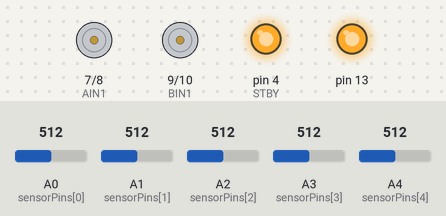
Bench run of a sketch on a simulated Arduino Uno, built with avr-gcc and run on an emulated ATmega328P. On the bench: motor-driver pin pairs drawn as motors (green arrow = first pin HIGH = forward, orange = second pin HIGH = backward, longer = more drive, scaled by the enable pin, stopped while the standby pin is LOW), output pins drawn as LEDs (lit = HIGH). The test bench sets the inputs (shaded band); at power-on: A0 (sensorPins[0]) = 512, A1 (sensorPins[1]) = 512, A2 (sensorPins[2]) = 512, A3 (sensorPins[3]) = 512, A4 (sensorPins[4]) = 512.

Above: at 0.1 s.
At 4.1 s:
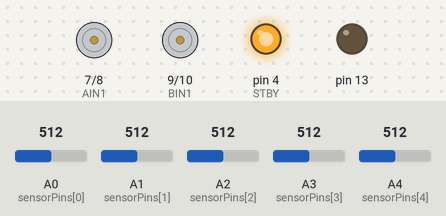
At 5.1 s:
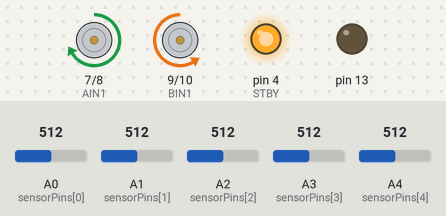
Timing chart, 0 to 6.6 s (numbered marks = the images above):
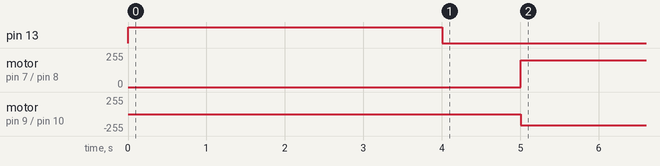

Measured:
- by itself, motor on pin 7 (AIN1) / pin 8 (AIN2): stopped → forward 200/255 at 5.0 s
- by itself, motor on pin 9 (BIN1) / pin 10 (BIN2): stopped → backward 170/255 at 5.0 s

The sketch:

pid_thuan.ino
```cpp
// --- KHAI BÁO CHÂN KẾT NỐI (Theo yêu cầu) ---
#define PWMA 5
#define AIN1 7
#define AIN2 8
#define PWMB 6
#define BIN1 9
#define BIN2 10
#define STBY 4

// Cảm biến từ Trái (0) qua Phải (4)
const int sensorPins[5] = {A0, A1, A2, A3, A4};

// --- CẤU HÌNH THÔNG SỐ PID & ĐỘNG CƠ ---
// Bạn hãy thay đổi các giá trị Kp, Ki, Kd dưới đây để xe chạy mượt nhất
float Kp = 0.15;  // Hệ số P: Phản ứng nhanh với lỗi (Quan trọng nhất)
float Ki = 0.00;  // Hệ số I: Cộng dồn lỗi (Thường để 0 với xe dò line đơn giản)
float Kd = 3.5;  // Hệ số D: Giảm rung lắc, dự đoán lỗi tương lai//2.5

// Tốc độ cơ bản
// Vì nguồn 13V khá mạnh, nên để BASE_SPEED thấp (khoảng 100-150)
int BASE_SPEED = 130; //100
int MAX_SPEED = 200;  // Giới hạn PWM (0-255)//180

// --- BIẾN TOÀN CỤC ---
int sensorMin[5] = {1023, 1023, 1023, 1023, 1023};
int sensorMax[5] = {0, 0, 0, 0, 0};
int sensorValues[5];
int lastError = 0;

void setup() {
  // Cấu hình chân Motor
  pinMode(PWMA, OUTPUT);
  pinMode(AIN1, OUTPUT);
  pinMode(AIN2, OUTPUT);
  pinMode(PWMB, OUTPUT);
  pinMode(BIN1, OUTPUT);
  pinMode(BIN2, OUTPUT);
  pinMode(STBY, OUTPUT);

  digitalWrite(STBY, HIGH); // Bật Driver TB6612FNG

  // Cấu hình chân Cảm biến
  for (int i = 0; i < 5; i++) {
    pinMode(sensorPins[i], INPUT);
  }

  // Đèn LED báo hiệu trạng thái
  pinMode(13, OUTPUT);

  // --- QUÁ TRÌNH CALIBRATION (CÂN CHỈNH) ---
  // Trong 4 giây này, hãy quét cảm biến qua lại vạch đen và nền trắng
  digitalWrite(13, HIGH); // Bật đèn báo bắt đầu calib
  unsigned long startTime = millis();
  while (millis() - startTime < 4000) {
    calibrateSensors();
  }
  digitalWrite(13, LOW); // Tắt đèn, bắt đầu chạy
  delay(1000); // Chờ 1s trước khi chạy
}

void loop() {
  // 1. Đọc vị trí line
  int position = readLine();

  // 2. Tính toán vị trí lỗi (Error)
  // Vị trí mong muốn là 2000 (giữa line).
  // Error = Vị trí hiện tại - Vị trí mong muốn
  int error = position - 2000;

  // 3. Tính toán PID
  int P = error;
  int I = I + error;
  int D = error - lastError;

  lastError = error; // Lưu lỗi hiện tại cho lần sau

  int motorSpeedAdjustment = (Kp * P) + (Ki * I) + (Kd * D);

  // 4. Điều khiển động cơ
  int leftSpeed = BASE_SPEED + motorSpeedAdjustment;
  int rightSpeed = BASE_SPEED - motorSpeedAdjustment;

  // Kẹp giá trị tốc độ trong khoảng cho phép
  leftSpeed = constrain(leftSpeed, -MAX_SPEED, MAX_SPEED);
  rightSpeed = constrain(rightSpeed, -MAX_SPEED, MAX_SPEED);

  setMotorSpeed(leftSpeed, rightSpeed);
}

// --- HÀM ĐỌC GIÁ TRỊ VÀ TÍNH TOÁN VỊ TRÍ ---
int readLine() {
  long weightedSum = 0;
  long sum = 0;
  bool onLine = false;

  for (int i = 0; i < 5; i++) {
    int val = analogRead(sensorPins[i]);

    // Map giá trị từ 0 đến 1000 dựa trên min/max đã calib
    // Nếu val < min -> 0, val > max -> 1000
    int calibratedVal = map(val, sensorMin[i], sensorMax[i], 0, 1000);
    calibratedVal = constrain(calibratedVal, 0, 1000);

    // Với line đen nền trắng, giá trị cao là đen.
    // Nếu cảm biến của bạn ngược lại (trắng cao, đen thấp), hãy đổi công thức map.
    // Giả sử: Đen (hấp thụ IR) -> Giá trị Analog cao (hoặc thấp tùy mạch).
    // Code này giả định giá trị càng CAO thì càng gần màu ĐEN.

    // Lọc nhiễu nhỏ
    if (calibratedVal > 200) onLine = true;

    sensorValues[i] = calibratedVal;

    // Tính trung bình trọng số:
    // Sensor 0: 0 * value
    // Sensor 1: 1000 * value
    // Sensor 2: 2000 * value (Giữa)
    // Sensor 3: 3000 * value
    // Sensor 4: 4000 * value
    weightedSum += (long)calibratedVal * (i * 1000);
    sum += calibratedVal;
  }

  // Xử lý trường hợp mất line hoàn toàn
  if (!onLine) {
    // Nếu lần cuối error < 0 (lệch trái) -> Giữ nguyên giá trị cực trái (0)
    // Nếu lần cuối error > 0 (lệch phải) -> Giữ nguyên giá trị cực phải (4000)
    if (lastError < 0) return 0;
    else return 4000;
  }

  // Trả về vị trí trung bình (0 đến 4000)
  return weightedSum / sum;
}

// --- HÀM CÂN CHỈNH CẢM BIẾN ---
void calibrateSensors() {
  for (int i = 0; i < 5; i++) {
    int val = analogRead(sensorPins[i]);
    if (val > sensorMax[i]) sensorMax[i] = val;
    if (val < sensorMin[i]) sensorMin[i] = val;
  }
}

// --- HÀM ĐIỀU KHIỂN MOTOR (DRIVER TB6612FNG) ---
void setMotorSpeed(int left, int right) {
  // Motor A (Trái)
  if (left > 0) {
    digitalWrite(AIN1, HIGH);
    digitalWrite(AIN2, LOW);
    analogWrite(PWMA, left);
  } else {
    digitalWrite(AIN1, LOW);
    digitalWrite(AIN2, HIGH);
    analogWrite(PWMA, abs(left));
  }

  // Motor B (Phải)
  if (right > 0) {
    digitalWrite(BIN1, HIGH);
    digitalWrite(BIN2, LOW);
    analogWrite(PWMB, right);
  } else {
    digitalWrite(BIN1, LOW);
    digitalWrite(BIN2, HIGH);
    analogWrite(PWMB, abs(right));
  }
}
```
